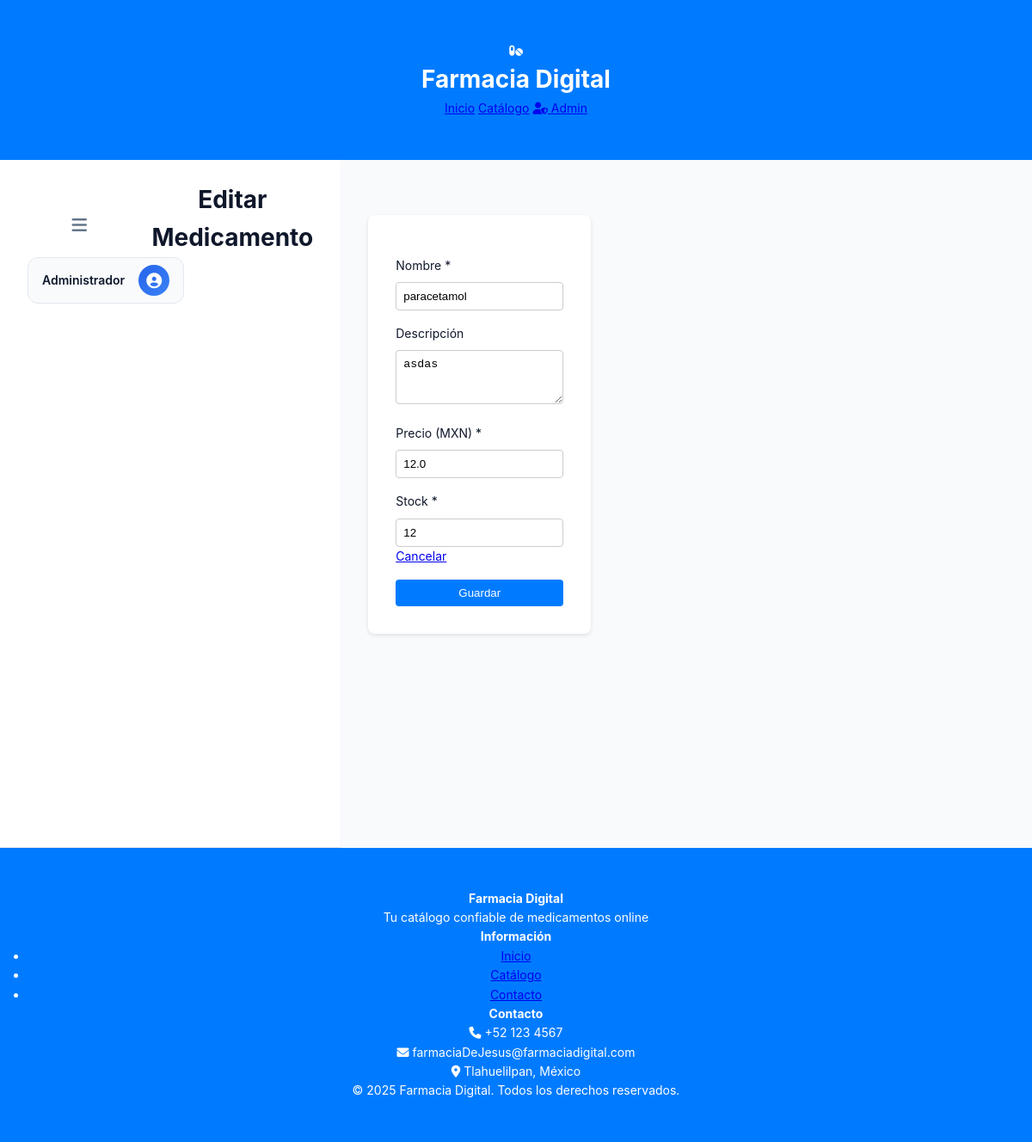
/medication/edit/2 (signed in), run on the app's committed database.
### tables this page shows
CREATE TABLE medication (
    id INTEGER PRIMARY KEY AUTOINCREMENT,
    name TEXT NOT NULL,
    description TEXT,
    price REAL NOT NULL,
    stock INTEGER NOT NULL
);

### app.py (the view, shortened to what this page needs)
@app.route('/medication/edit/<int:id>', methods=['GET', 'POST'])
def edit_med(id):
    if not session.get('admin'):
        return redirect(url_for('login'))
    conn = get_db_connection()
    med = conn.execute('SELECT * FROM medication WHERE id = ?', (id,)).fetchone()
    conn.close()
    return render_template('medication_form.html', action='edit', med=med)

### app.py (called while the page is built)
@app.context_processor
def inject_current_year():
    return {'current_year': datetime.datetime.now().year}

def get_db_connection():
    conn = sqlite3.connect('pharmacy.db')
    conn.row_factory = sqlite3.Row
    return conn

### templates/medication_form.html
{% extends 'base.html' %}
{% block extra_css %}
    <link rel="stylesheet" href="{{ url_for('static', filename='css/admin.css') }}">
{% endblock %}
{% block content %}
<main class="admin-main">
    <header class="admin-header">
        <div class="header-left">
            <button id="sidebarToggle" class="menu-toggle">
                <i class="fas fa-bars"></i>
            </button>
            <h2 id="pageTitle">{{ 'Editar' if action=='edit' else 'Crear' }} Medicamento</h2>
        </div>
        <div class="header-right">
            <div class="user-info">
                <span id="adminUsername">Administrador</span>
                <div class="user-avatar">
                    <i class="fas fa-user-circle"></i>
                </div>
            </div>
        </div>
    </header>
    <div class="admin-content">
        <div class="form-container">
            <form method="post">
                <div class="form-group">
                    <label for="name">Nombre *</label>
                    <input type="text" id="name" name="name" value="{{ med.name if med else '' }}" required>
                </div>
                <div class="form-group">
                    <label for="description">Descripción</label>
                    <textarea id="description" name="description" rows="3">{{ med.description if med else '' }}</textarea>
                </div>
                <div class="form-group">
                    <label for="price">Precio (MXN) *</label>
                    <input type="number" id="price" name="price" step="0.01" min="0" value="{{ med.price if med else '' }}" required>
                </div>
                <div class="form-group">
                    <label for="stock">Stock *</label>
                    <input type="number" id="stock" name="stock" min="0" value="{{ med.stock if med else '' }}" required>
                </div>
                <div class="form-actions">
                    <a href="{{ url_for('admin_panel') }}" class="btn-cancel">Cancelar</a>
                    <button type="submit" class="btn-save">Guardar</button>
                </div>
            </form>
        </div>
    </div>
</main>
{% endblock %}

### static/css/style.css (style rules this page uses)
* { box-sizing: border-box; margin: 0; padding: 0; }
body { font-family: Arial, sans-serif; background: #f9f9f9; color: #333; }
header, footer { background: #007BFF; color: #fff; padding: 1rem; text-align: center; }
.auth-container, .form-container { background: #fff; padding: 2rem; border-radius: 8px; box-shadow: 0 2px 5px rgba(0,0,0,0.1); max-width: 400px; margin: 2rem auto; }
label { display: block; margin-top: 1rem; }
input, textarea, button { width: 100%; padding: 0.5rem; margin-top: 0.5rem; border: 1px solid #ccc; border-radius: 4px; }
button { background: #007BFF; color: #fff; border: none; cursor: pointer; margin-top: 1rem; }

### static/css/admin.css (style rules this page uses)
:root { --primary-color: #2563eb; --primary-dark: #1e40af; --primary-light: #3b82f6; --secondary-color: #1e293b; --accent-color: #f59e0b; --accent-light: #fbbf24; --success-color: #10b981; --success-light: #34d399; --error-color: #ef4444; --error-light: #f87171; --warning-color: #f59e0b; --info-color: #06b6d4; --bg-primary: #f8fafc; --bg-secondary: #ffffff; --bg-dark: #0f172a; --bg-sidebar: #1e293b; --bg-card: #ffffff; --text-primary: #0f172a; --text-secondary: #64748b; --text-light: #94a3b8; --text-white: #ffffff; --border-color: #e2e8f0; --border-light: #f1f5f9; --shadow-sm: 0 1px 2px 0 rgba(0, 0, 0, 0.05); --shadow-md: 0 4px 6px -1px rgba(0, 0, 0, 0.1), 0 2px 4px -1px rgba(0, 0, 0, 0.06); --shadow-lg: 0 10px 15px -3px rgba(0, 0, 0, 0.1), 0 4px 6px -2px rgba(0, 0, 0, 0.05); --shadow-xl: 0 20px 25px -5px rgba(0, 0, 0, 0.1), 0 10px 10px -5px rgba(0, 0, 0, 0.04); --border-radius: 12px; --border-radius-sm: 8px; --border-radius-lg: 16px; --transition: all 0.3s cubic-bezier(0.4, 0, 0.2, 1); --transition-fast: all 0.15s ease-in-out; --spacing-xs: 0.25rem; --spacing-sm: 0.5rem; --spacing-md: 1rem; --spacing-lg: 1.5rem; --spacing-xl: 2rem; --spacing-2xl: 3rem; --sidebar-width: 280px; --sidebar-collapsed-width: 80px; }
* { margin: 0; padding: 0; box-sizing: border-box; }
body { font-family: -apple-system, BlinkMacSystemFont, 'Segoe UI', Roboto, 'Helvetica Neue', Arial, sans-serif; background-color: var(--bg-primary); color: var(--text-primary); line-height: 1.6; font-size: 14px; overflow-x: hidden; }
.admin-main { display: flex; min-height: 100vh; }
.admin-header { background: var(--bg-secondary); padding: var(--spacing-lg) var(--spacing-xl); box-shadow: var(--shadow-sm); border-bottom: 1px solid var(--border-color); position: sticky; top: 0; z-index: 100; backdrop-filter: blur(10px); background: rgba(255, 255, 255, 0.95); }
.header-left { display: flex; align-items: center; gap: var(--spacing-lg); }
.menu-toggle { background: none; border: none; font-size: 1.25rem; color: var(--text-secondary); cursor: pointer; padding: var(--spacing-sm); border-radius: var(--border-radius-sm); transition: var(--transition); }
#pageTitle { font-size: 1.75rem; font-weight: 700; color: var(--text-primary); margin: 0; }
.header-right { display: flex; align-items: center; gap: var(--spacing-lg); }
.user-info { display: flex; align-items: center; gap: var(--spacing-md); padding: var(--spacing-sm) var(--spacing-md); background: var(--bg-primary); border-radius: var(--border-radius); border: 1px solid var(--border-color); }
.user-info span { font-weight: 600; color: var(--text-primary); }
.user-avatar { width: 36px; height: 36px; background: linear-gradient(135deg, var(--primary-color) 0%, var(--primary-light) 100%); border-radius: 50%; display: flex; align-items: center; justify-content: center; color: var(--text-white); font-size: 1.125rem; }
.admin-content { padding: var(--spacing-xl); }

### data on the page
medication: name "paracetamol", description "asdas", price "12.0", stock "12"

### other printed values
{{ 'Editar' if action=='edit' else 'Crear' }} "Editar"
